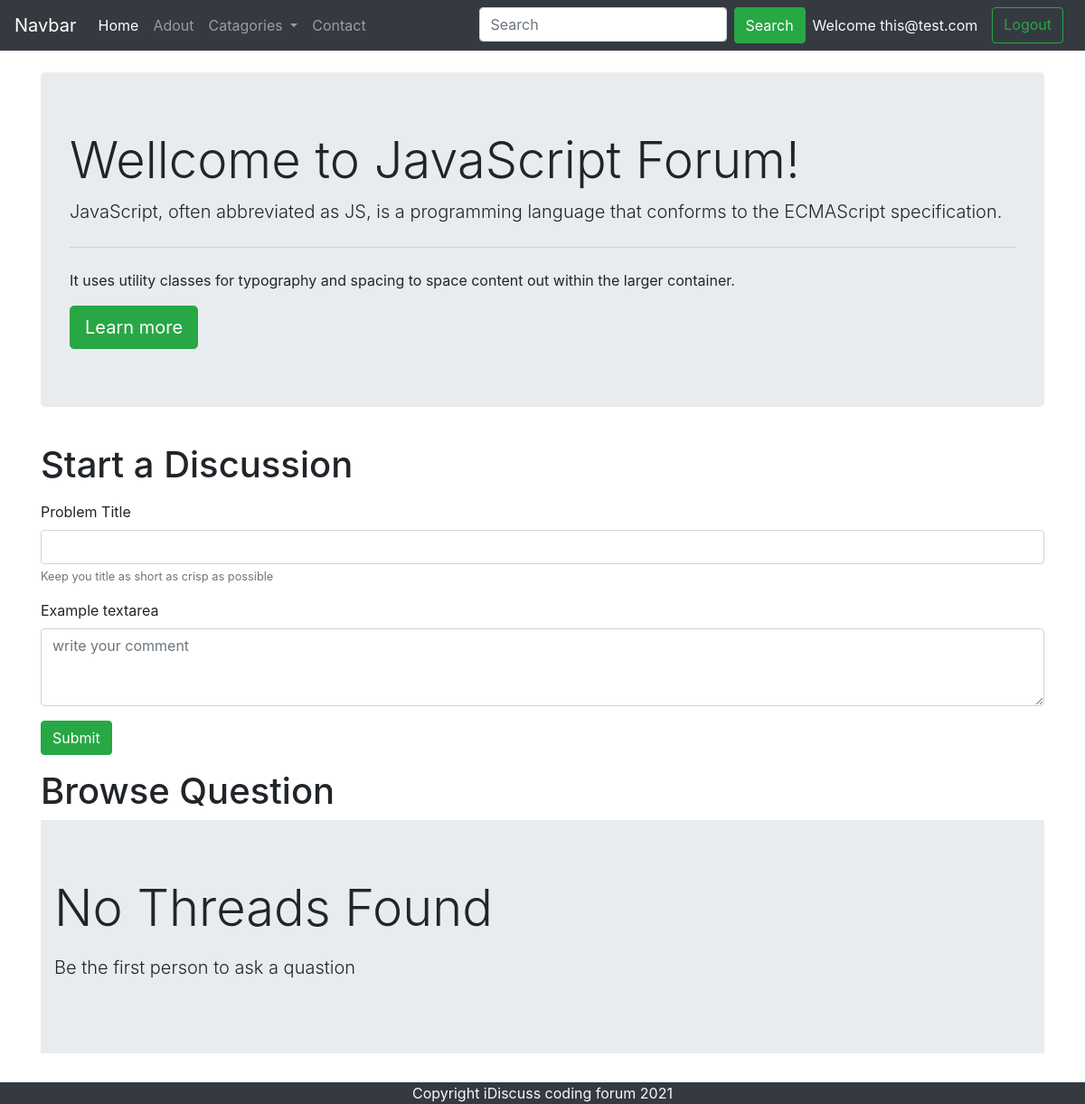
Screenshot of /threadlist.php?catid=2 (signed in) with the database file from the repository.
### tables this page shows
CREATE TABLE `categories` (
  `category_id` int(8) NOT NULL,
  `category_name` varchar(255) NOT NULL,
  `category_description` varchar(255) NOT NULL,
  `created` datetime NOT NULL DEFAULT current_timestamp()
);

### threadlist.php (the view, shortened to what this page needs)
<!doctype html>
<html lang="en">
<head>
    <link rel="stylesheet" href="https://cdn.jsdelivr.net/npm/bootstrap@4.5.3/dist/css/bootstrap.min.css"
>
</head>
<body>
    <?php include 'partials/_header.php'; ?>
    <?php include 'partials/_dbconnect.php'; ?>
    <?php
    $id = $_GET['catid'];
    $sql = "SELECT * FROM `categories` WHERE category_id=$id ";
    $result = mysqli_query($conn,$sql);
    while($row = mysqli_fetch_assoc($result)){
        $catname = $row['category_name'];
        $catdesc = $row['category_description'];
    }
    ?>
    <div class="container my-4">
        <div class="jumbotron">
            <h1 class="display-4">Wellcome to <?php echo $catname;?> Forum!</h1>
            <p class="lead"><?php echo $catdesc;?></p>
            <hr class="my-4">
            <p>It uses utility classes for typography and spacing to space content out within the larger container.</p>
            <a class="btn btn-success btn-lg" href="#" role="button">Learn more</a>
        </div>
    </div>
    <?php
    if(isset($_SESSION['loggedin']) && $_SESSION['loggedin']==true){
    echo '<div class="container">
        <h1 class="py-2">Start a Discussion</h1>
        <form action='.$_SERVER["REQUEST_URI"].' method="post">
    <div class="form-group">
        <label for="exampleInputEmail1">Problem Title</label>
        <input type="text" class="form-control" id="title" name="title" aria-describedby="emailHelp">
        <small id="emailHelp" class="form-text text-muted">Keep you title as short as crisp as possible</small>
    </div>
    <div class="form-group">
        <label for="exampleFormControlTextarea1">Example textarea</label>
        <textarea class="form-control" placeholder="write your comment"  id="desc" name="desc" rows="3"></textarea>
        <input type="hidden" name="sno" value="'.$_SESSION['sno'].'">
    </div>
    <button type="submit" class="btn btn-success">Submit</button>
    </form>
    </div>';
    }
    ?>
    <div class="container my-3">
        <h1>Browse Question</h1>
        <?php
        $noResult = true;
        if($noResult){
            echo'
            <div class="jumbotron jumbotron-fluid">
                <div class="container">
                    <p class="display-4">No Threads Found</p>
                    <p class="lead">Be the first person to ask a quastion</p>
                </div>
            </div>';
        }
        ?>
    </div>
    <?php include 'partials/_footer.php'; ?>
</body>
</html>

### rows the page displays
categories: category_name "JavaScript", category_description "JavaScript, often abbreviated as JS, is a programming language that conforms to the ECMAScript specification."

### other values shown
$_SESSION['useremail'] "this@test.com"
